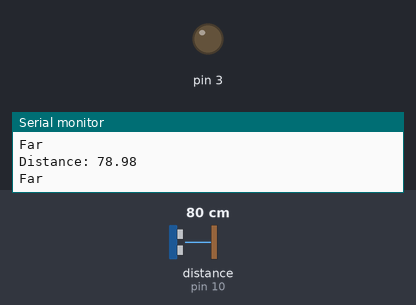
A sketch run on a simulated Arduino Uno, built with avr-gcc and run on an emulated ATmega328P. Shown: output pins drawn as LEDs (lit = HIGH), the last lines printed to the serial monitor. Wiring (inferred from the names in the program): ultrasonic range finder: trigger pin 9; echo pin 10. The test bench sets the inputs (shaded band); at power-on: distance to the obstacle (sensor on pin 10) 80 cm. The echo pulse lasts 58.3 µs per cm; pins used as bus, display or sensor lines are not drawn.

Above: at 1.3 s.
1.4 s: distance to the obstacle (sensor on pin 10) set to 10 cm
2.9 s: distance to the obstacle (sensor on pin 10) set to 7 cm
At 3.4 s:
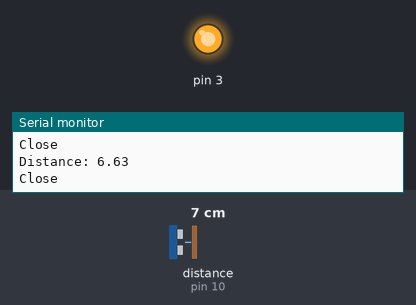
4.5 s: distance to the obstacle (sensor on pin 10) set to 9 cm
At 4.8 s:
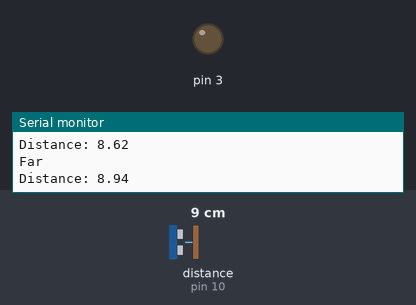
6.0 s: distance to the obstacle (sensor on pin 10) set to 2 cm
At 7.5 s:
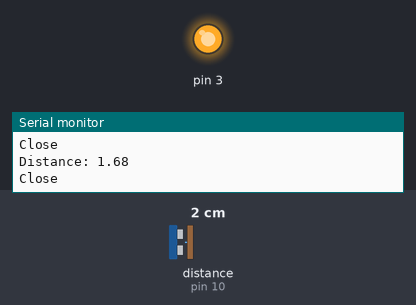
Timing chart, 0 to 8.5 s (numbered marks = the images above; inputs shaded):
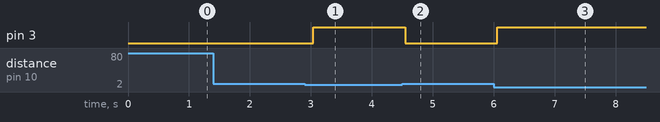

Measured:
- the behaviour switches between 9 and 8 cm on distance to the obstacle (sensor on pin 10) (found by bisection; images 0 and 1)
- after the input at 2.9 s, pin 3: LOW → HIGH after 0.14 s
- after the input at 4.5 s, pin 3: HIGH → LOW after 0.05 s
- after the input at 6.0 s, pin 3: LOW → HIGH after 0.06 s

The sketch:

DistanceLight.ino
```cpp
    // defines pins numbers
    const int trigPin = 9;
    const int echoPin = 10;
    // defines variables
    long duration;
    double distance;
    void setup() {

    pinMode(trigPin, OUTPUT); // Sets the trigPin as an Output
    pinMode(echoPin, INPUT); // Sets the echoPin as an Input
    Serial.begin(9600); // Starts the serial communication
    pinMode(3, OUTPUT);

    }

    void loop() {

    // Clears the trigPin
    digitalWrite(trigPin, LOW);
    delay(250);
    // Sets the trigPin on HIGH state for 10 micro seconds
    digitalWrite(trigPin, HIGH);
    delayMicroseconds(10);
    digitalWrite(trigPin, LOW);
    // Reads the echoPin, returns the sound wave travel time in microseconds
    duration = pulseIn(echoPin, HIGH);
    // Calculating the distance I think it is cm
    distance= duration*0.034/2;
    // Prints the distance on the Serial Monitor
    Serial.print("Distance: ");
    Serial.println(distance);
    //Lights the LED when the distance is close enough
    if(distance < 8){
      Serial.println("Close");
      digitalWrite(3, HIGH);
    }
    else{
        Serial.println("Far");
        digitalWrite(3, LOW);
      }

    }
```
